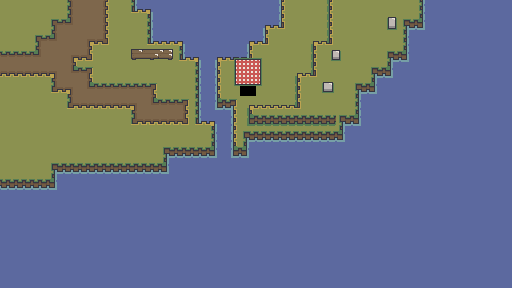

Tiled map render using the project's own tile images. Description and the map definition, with tile-layer contents summarised, below:
An orthogonal 32x18 tile map with 16x16 px tiles, 5 tile layers (water, floor, props, floorE1, ...), 5 tilesets and 3 objects.

<map version="1.10" tiledversion="1.11.2" orientation="orthogonal" renderorder="right-down" width="32" height="18" tilewidth="16" tileheight="16" infinite="0" nextlayerid="11" nextobjectid="4">
 <tileset firstgid="1" source="../../assets/tileset/forest/forest_.tsx" />
 <tileset firstgid="199" source="../../assets/tileset/forest/forestPath_.tsx" />
 <tileset firstgid="239" source="../../assets/tileset/house/forestVillageObjects_.tsx" />
 <tileset firstgid="337" source="../../assets/tileset/house/picnicBlanket_.tsx" />
 <tileset firstgid="372" source="../../assets/tileset/forest/forest_ [fencesAndWalls].tsx" />
 <group id="2" name="Water">
  <layer id="1" name="water" width="32" height="18">
   <data>[576 cells, 329 non-empty, 1 distinct tile ids]</data>
  </layer>
 </group>
 <group id="3" name="Floor">
  <layer id="4" name="floor" width="32" height="18">
   <data>[576 cells, 209 non-empty, 28 distinct tile ids]</data>
  </layer>
  <layer id="9" name="props" width="32" height="18">
   <data>[576 cells, 13 non-empty, 13 distinct tile ids]</data>
  </layer>
 </group>
 <group id="5" name="Elevatoon1">
  <layer id="6" name="floorE1" width="32" height="18">
   <data>[576 cells, 44 non-empty, 7 distinct tile ids]</data>
  </layer>
  <layer id="10" name="propsE1" width="32" height="18">
   <data>[576 cells, 4 non-empty, 4 distinct tile ids]</data>
  </layer>
 </group>
 <group id="7" name="zone">
  <objectgroup id="8" name="doors">
   <object id="1" x="0.181818" y="0.181818" width="3.09091" height="178.545">
    <properties>
     <property name="facing" propertytype="FacingDirection" value="WEST" />
     <property name="toDoorId" type="int" value="12" />
     <property name="toRoomName" value="forestWorld" />
    </properties>
   </object>
   <object id="2" x="0.333333" y="0.333333" width="327" height="3.66667">
    <properties>
     <property name="facing" propertytype="FacingDirection" value="NORTH" />
     <property name="toDoorId" type="int" value="1" />
     <property name="toRoomName" value="forestWorld7" />
    </properties>
   </object>
   <object id="3" x="332.182" y="-0.363636" width="86.1818" height="4">
    <properties>
     <property name="facing" propertytype="FacingDirection" value="NORTH" />
     <property name="toDoorId" type="int" value="4" />
     <property name="toRoomName" value="forestWorld7" />
    </properties>
   </object>
  </objectgroup>
 </group>
</map>
